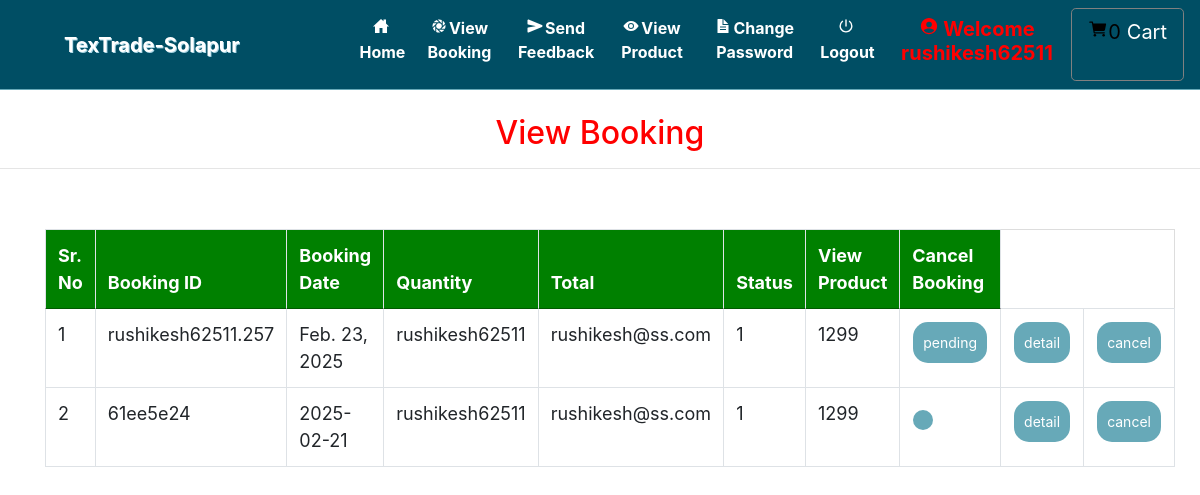
Before: /view_orders_vendor (signed in) with the older database file.
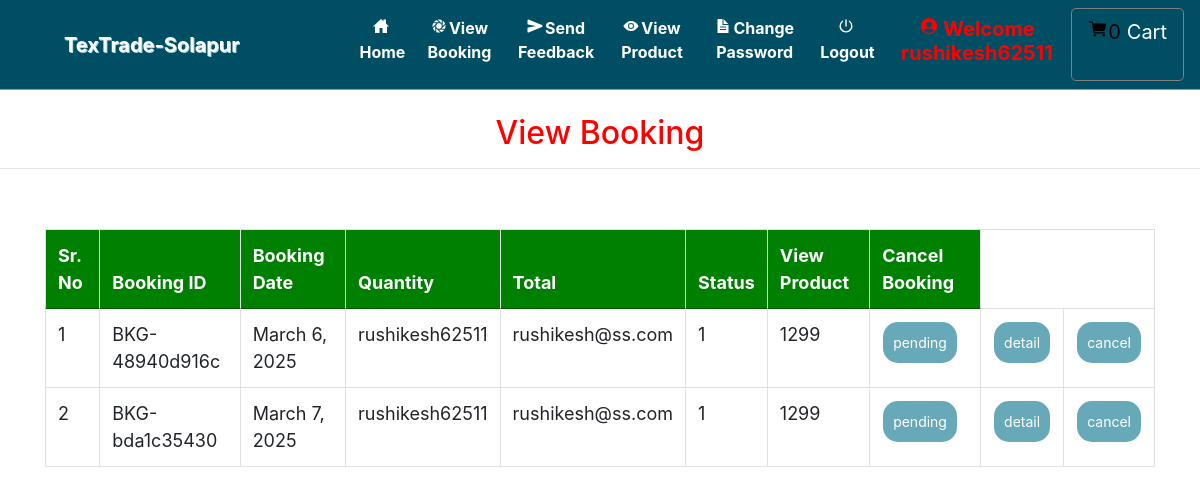
After: the same page with the newer database file.
### grocery/models.py (models this page shows, shortened)
class Booking(models.Model):
    status = models.ForeignKey(Status, on_delete=models.CASCADE, null=True)
    profile = models.ForeignKey(Profile, on_delete=models.CASCADE, null=True)
    booking_id = models.CharField(max_length=200, unique=True, blank=True)
    quantity = models.IntegerField(null=True)
    book_date = models.CharField(max_length=30, null=True)
    total = models.IntegerField(null=True)
    payment = models.ForeignKey(Payment, on_delete=models.SET_NULL, null=True, blank=True)
    products = models.ManyToManyField(Product)  # ✅ Store ordered products

class Profile(models.Model):
    id = models.AutoField(primary_key=True)
    user = models.OneToOneField(User, on_delete=models.CASCADE, null=True)
    dob = models.DateField(null=True)
    city = models.CharField(max_length=30, null=True)
    address = models.CharField(max_length=50, null=True)
    contact = models.CharField(max_length=10, null=True)
    image = models.FileField(upload_to='images/', null=True)
    role = models.CharField(
        max_length=20,
        choices=[('user', 'User'), ('vendor', 'Vendor'), ('admin', 'Admin')],
        default='user'  # Default role is 'user'
    )

class Status(models.Model):
    name = models.CharField(max_length=20, null=True)

### grocery/views.py (the view)
# urls.py: path('view_orders_vendor',view_orders_vendor,name="view_orders_vendor"),
def view_orders_vendor(request):
    if not request.user.is_authenticated:
        return redirect('login')
    cart = Cart.objects.all()
    book = Booking.objects.all()
    num1=0
    for i in cart:
        num1 += 1
    d = {'book': book,'num1':num1}
    return render(request,"view_orders_vendor.html",d)

### grocery/templates/view_orders_vendor.html (shortened to what this page needs)
{% extends 'navigation.html' %}
{% block body %}
<center><h2 style="color:red;margin-top:2%">View Booking</h2></center><hr>
 <div class="container">
<table class="table table-bordered" id="myTable">
  <thead>
  <tr>
    <th>Sr. No</th>
    <th>Booking ID</th>
    <th>Booking Date</th>
      <th>Quantity</th>
      <th>Total</th>
      <th>Status</th>
    <th>View Product</th>
    <th>Cancel Booking</th>
  </tr>
  </thead>
   <tbody>
    {% for i in book %}
    <tr>
        <td>{{forloop.counter}}</td>
      <td>{{i.booking_id}}</td>
      <td>{{i.book_date}}</td>
      <td>{{i.profile.user.username}}</td>
      <td>{{i.profile.user.email}}</td>
        <td>{{i.quantity}}</td>
        <td>{{i.total}}</td>
       <td><a href="{% url 'Edit_status' i.booking_id i.id %}"><button class="button button1">{{i.status.name}}</button></a></td>
        <td><a href="{% url 'vendor_view_booking_detail' i.booking_id i.id i.profile.user.id  %}"><button class="button button1">detail</button></a></td>
        <td><a href="{% url 'delete_admin_booking' i.booking_id i.id %}" onclick="return confirm('Are you sure?')"><button class="button button1" id="#delete">cancel</button></a></td>
    </tr>
     {% endfor %}
    </tbody>
</table>
 </div>
{% endblock %}

Changed rows visible on the page:
removed Booking: booking_id "rushikesh62511.257", book_date "Feb. 23, 2025", profile.user.username "rushikesh62511", profile.user.email "rushikesh@ss.com", quantity "1", total "1299", status.name "pending"
removed Booking: booking_id "61ee5e24", book_date "2025-02-21", profile.user.username "rushikesh62511", profile.user.email "rushikesh@ss.com", quantity "1", total "1299"
added Booking: booking_id "BKG-48940d916c", book_date "March 6, 2025", profile.user.username "rushikesh62511", profile.user.email "rushikesh@ss.com", quantity "1", total "1299", status.name "pending"
added Booking: booking_id "BKG-bda1c35430", book_date "March 7, 2025", profile.user.username "rushikesh62511", profile.user.email "rushikesh@ss.com", quantity "1", total "1299", status.name "pending"
